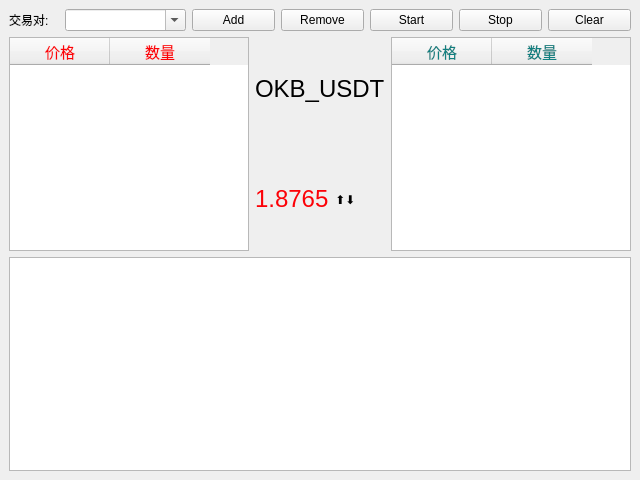
<?xml version="1.0" encoding="UTF-8"?>
<ui version="4.0">
 <class>MainWindow</class>
 <widget class="QMainWindow" name="MainWindow">
  <property name="geometry">
   <rect>
    <x>0</x>
    <y>0</y>
    <width>640</width>
    <height>480</height>
   </rect>
  </property>
  <property name="windowTitle">
   <string>demo_depth</string>
  </property>
  <widget class="QWidget" name="centralwidget">
   <layout class="QVBoxLayout" name="verticalLayout_2">
    <item>
     <layout class="QHBoxLayout" name="horizontalLayout">
      <item>
       <widget class="QLabel" name="label">
        <property name="maximumSize">
         <size>
          <width>50</width>
          <height>16777215</height>
         </size>
        </property>
        <property name="text">
         <string>交易对:</string>
        </property>
       </widget>
      </item>
      <item>
       <widget class="QComboBox" name="pair_combobox">
        <property name="editable">
         <bool>true</bool>
        </property>
       </widget>
      </item>
      <item>
       <widget class="QPushButton" name="add_pair_button">
        <property name="minimumSize">
         <size>
          <width>83</width>
          <height>0</height>
         </size>
        </property>
        <property name="maximumSize">
         <size>
          <width>60</width>
          <height>16777215</height>
         </size>
        </property>
        <property name="text">
         <string>Add</string>
        </property>
       </widget>
      </item>
      <item>
       <widget class="QPushButton" name="remove_pair_button">
        <property name="minimumSize">
         <size>
          <width>83</width>
          <height>0</height>
         </size>
        </property>
        <property name="maximumSize">
         <size>
          <width>60</width>
          <height>16777215</height>
         </size>
        </property>
        <property name="text">
         <string>Remove</string>
        </property>
       </widget>
      </item>
      <item>
       <widget class="QPushButton" name="start_button">
        <property name="minimumSize">
         <size>
          <width>83</width>
          <height>0</height>
         </size>
        </property>
        <property name="maximumSize">
         <size>
          <width>60</width>
          <height>16777215</height>
         </size>
        </property>
        <property name="text">
         <string>Start</string>
        </property>
       </widget>
      </item>
      <item>
       <widget class="QPushButton" name="stop_button">
        <property name="minimumSize">
         <size>
          <width>83</width>
          <height>0</height>
         </size>
        </property>
        <property name="maximumSize">
         <size>
          <width>60</width>
          <height>16777215</height>
         </size>
        </property>
        <property name="text">
         <string>Stop</string>
        </property>
       </widget>
      </item>
      <item>
       <widget class="QPushButton" name="clear_log_button">
        <property name="minimumSize">
         <size>
          <width>83</width>
          <height>0</height>
         </size>
        </property>
        <property name="maximumSize">
         <size>
          <width>60</width>
          <height>16777215</height>
         </size>
        </property>
        <property name="text">
         <string>Clear</string>
        </property>
       </widget>
      </item>
     </layout>
    </item>
    <item>
     <layout class="QHBoxLayout" name="horizontalLayout_3">
      <item>
       <widget class="QTableWidget" name="asks_table">
        <property name="minimumSize">
         <size>
          <width>0</width>
          <height>0</height>
         </size>
        </property>
        <property name="maximumSize">
         <size>
          <width>16777215</width>
          <height>16777215</height>
         </size>
        </property>
        <property name="font">
         <font>
          <family>Menlo</family>
          <pointsize>11</pointsize>
         </font>
        </property>
        <property name="styleSheet">
         <string notr="true">color: rgb(252, 1, 7);</string>
        </property>
        <property name="editTriggers">
         <set>QAbstractItemView::NoEditTriggers</set>
        </property>
        <property name="selectionMode">
         <enum>QAbstractItemView::SingleSelection</enum>
        </property>
        <property name="selectionBehavior">
         <enum>QAbstractItemView::SelectRows</enum>
        </property>
        <property name="showGrid">
         <bool>false</bool>
        </property>
        <attribute name="horizontalHeaderVisible">
         <bool>true</bool>
        </attribute>
        <attribute name="verticalHeaderVisible">
         <bool>false</bool>
        </attribute>
        <attribute name="verticalHeaderDefaultSectionSize">
         <number>16</number>
        </attribute>
        <column>
         <property name="text">
          <string>价格</string>
         </property>
        </column>
        <column>
         <property name="text">
          <string>数量</string>
         </property>
         <property name="textAlignment">
          <set>AlignCenter</set>
         </property>
        </column>
       </widget>
      </item>
      <item>
       <layout class="QVBoxLayout" name="verticalLayout">
        <item>
         <widget class="QLabel" name="pair_label">
          <property name="font">
           <font>
            <pointsize>18</pointsize>
           </font>
          </property>
          <property name="text">
           <string>OKB_USDT</string>
          </property>
         </widget>
        </item>
        <item>
         <layout class="QHBoxLayout" name="horizontalLayout_2">
          <item>
           <widget class="QLabel" name="ticker_price_label">
            <property name="font">
             <font>
              <pointsize>18</pointsize>
             </font>
            </property>
            <property name="styleSheet">
             <string notr="true">color: rgb(252, 1, 7);</string>
            </property>
            <property name="text">
             <string>1.8765</string>
            </property>
           </widget>
          </item>
          <item>
           <widget class="QLabel" name="ticker_logo_label">
            <property name="text">
             <string>⬆︎⬇︎</string>
            </property>
           </widget>
          </item>
         </layout>
        </item>
       </layout>
      </item>
      <item>
       <widget class="QTableWidget" name="bids_table">
        <property name="minimumSize">
         <size>
          <width>0</width>
          <height>0</height>
         </size>
        </property>
        <property name="maximumSize">
         <size>
          <width>16777215</width>
          <height>16777215</height>
         </size>
        </property>
        <property name="font">
         <font>
          <family>Menlo</family>
          <pointsize>11</pointsize>
         </font>
        </property>
        <property name="styleSheet">
         <string notr="true">color: rgb(16, 128, 128);</string>
        </property>
        <property name="editTriggers">
         <set>QAbstractItemView::NoEditTriggers</set>
        </property>
        <property name="selectionMode">
         <enum>QAbstractItemView::SingleSelection</enum>
        </property>
        <property name="selectionBehavior">
         <enum>QAbstractItemView::SelectRows</enum>
        </property>
        <property name="showGrid">
         <bool>false</bool>
        </property>
        <attribute name="horizontalHeaderVisible">
         <bool>true</bool>
        </attribute>
        <attribute name="verticalHeaderVisible">
         <bool>false</bool>
        </attribute>
        <attribute name="verticalHeaderDefaultSectionSize">
         <number>16</number>
        </attribute>
        <column>
         <property name="text">
          <string>价格</string>
         </property>
        </column>
        <column>
         <property name="text">
          <string>数量</string>
         </property>
         <property name="textAlignment">
          <set>AlignCenter</set>
         </property>
        </column>
       </widget>
      </item>
     </layout>
    </item>
    <item>
     <widget class="QPlainTextEdit" name="log_edit">
      <property name="font">
       <font>
        <pointsize>11</pointsize>
       </font>
      </property>
      <property name="readOnly">
       <bool>true</bool>
      </property>
     </widget>
    </item>
   </layout>
  </widget>
 </widget>
 <tabstops>
  <tabstop>pair_combobox</tabstop>
  <tabstop>add_pair_button</tabstop>
  <tabstop>remove_pair_button</tabstop>
  <tabstop>start_button</tabstop>
  <tabstop>stop_button</tabstop>
  <tabstop>clear_log_button</tabstop>
  <tabstop>asks_table</tabstop>
  <tabstop>bids_table</tabstop>
  <tabstop>log_edit</tabstop>
 </tabstops>
 <resources/>
 <connections/>
</ui>
